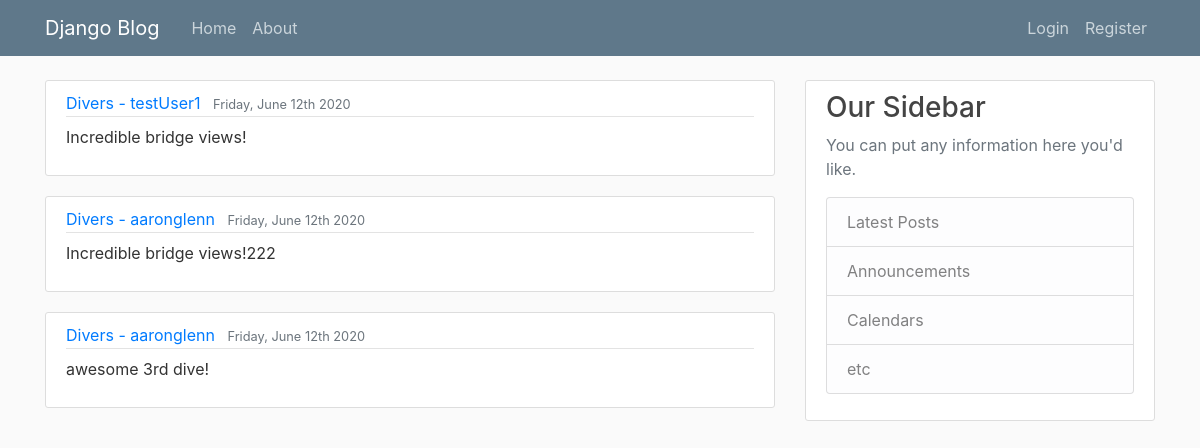
The page / on the database its author committed.
### blog/models.py (models this page shows, shortened)
class DivePost(models.Model):
    title = models.CharField(max_length=100)
    dive_site = models.CharField(max_length=100, blank=True)
    content = models.TextField()
    date_posted = models.DateTimeField(default=timezone.now)
    diver = models.ForeignKey(User, on_delete=models.SET(get_sentinel_user))

### blog/views.py (the view)
# urls.py: path('', views.home, name='blog-home'),
def home(request):
    context = {
        'posts': DivePost.objects.all(),
        'title': 'home'
    }
    return render(request, 'blog/home.html', context)

### blog/templates/blog/home.html (shortened to what this page needs)
{% extends 'blog/base.html' %}
{% block content %}
{% for post in posts %}
<article class="media content-section">
    <div class="media-body">
        <div class="article-metadata">
            <a class="mr-2" href="#">Divers - {{ post.diver }}</a>
            <small class="text-muted">{{ post.date_posted|date:'l, F jS Y' }}</small>
        </div>
        <p class="article-content">{{ post.content }}</p>
    </div>
</article>
{% endfor %}
{% endblock %}

### blog/templates/blog/base.html (shortened to what this page needs)
{% load static %}
<!DOCTYPE html>
<html lang="en" dir="ltr">
<head>
    <link rel="stylesheet" href="https://maxcdn.bootstrapcdn.com/bootstrap/4.0.0/css/bootstrap.min.css">
    <link rel="stylesheet" type="text/css" href="{% static 'blog/main.css' %}">
</head>
<body>
    <header class="site-header">
        <nav class="navbar navbar-expand-md navbar-dark bg-steel fixed-top">
            <div class="container">
                <a class="navbar-brand mr-4" href="/">Django Blog</a>
                <div class="collapse navbar-collapse" id="navbarToggle">
                    <div class="navbar-nav mr-auto">
                        <a class="nav-item nav-link" href="{% url 'blog-home' %}">Home</a>
                        <a class="nav-item nav-link" href="{% url 'blog-about' %}">About</a>
                    </div>
                    <div class="navbar-nav">
                        {% if user.is_authenticated %}
                        <a class="nav-item nav-link" href="{% url 'logout' %}">Logout</a>
                        <a class="nav-item nav-link" href="{% url 'profile' %}">Profile</a>
                        {% else %}
                        <a class="nav-item nav-link" href="{% url 'login' %}">Login</a>
                        <a class="nav-item nav-link" href="{% url 'register' %}">Register</a>
                        {% endif %}
                    </div>
                </div>
            </div>
        </nav>
    </header>
    <main role="main" class="container">
        <div class="row">
            <div class="col-md-8">
                {% block content %}{% endblock %}
            </div>
            <div class="col-md-4">
                <div class="content-section">
                    <h3>Our Sidebar</h3>
                    <p class='text-muted'>You can put any information here you'd like.
                        <ul class="list-group">
                            <li class="list-group-item list-group-item-light">Latest Posts</li>
                            <li class="list-group-item list-group-item-light">Announcements</li>
                            <li class="list-group-item list-group-item-light">Calendars</li>
                            <li class="list-group-item list-group-item-light">etc</li>
                        </ul>
                    </p>
                </div>
            </div>
        </div>
    </main>
</body>
</html>

### blog/static/blog/main.css (style rules this page uses)
body { background: #fafafa; color: #333333; margin-top: 5rem; }
h1, h2, h3, h4, h5, h6 { color: #444444; }
ul { margin: 0; }
.bg-steel { background-color: #5f788a; }
.site-header .navbar-nav .nav-link { color: #cbd5db; }
.content-section { background: #ffffff; padding: 10px 20px; border: 1px solid #dddddd; border-radius: 3px; margin-bottom: 20px; }
.article-content { white-space: pre-line; }
.article-metadata { padding-bottom: 1px; margin-bottom: 4px; border-bottom: 1px solid #e3e3e3 }

### rows shown on the page
DivePost: diver "testUser1", date_posted "Friday, June 12th 2020", content "Incredible bridge views!"
DivePost: diver "aaronglenn", date_posted "Friday, June 12th 2020", content "Incredible bridge views!222"
DivePost: diver "aaronglenn", date_posted "Friday, June 12th 2020", content "awesome 3rd dive!"
